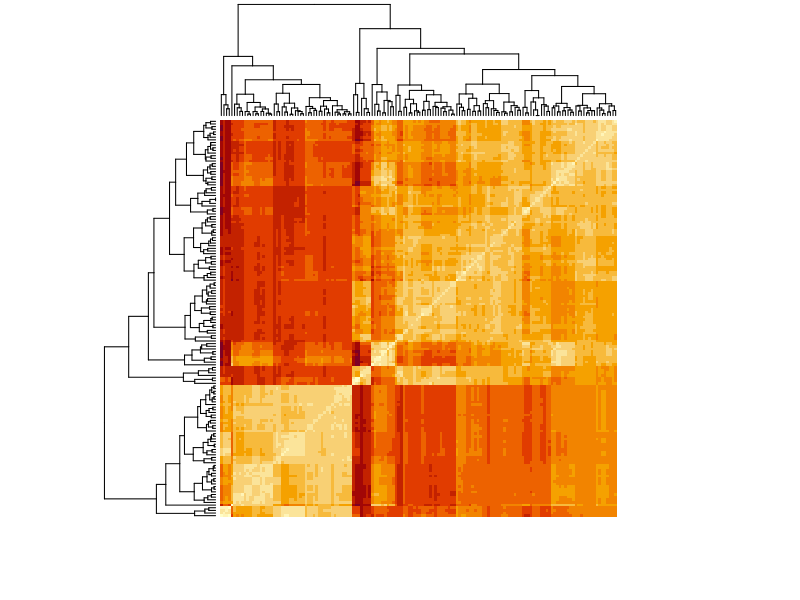
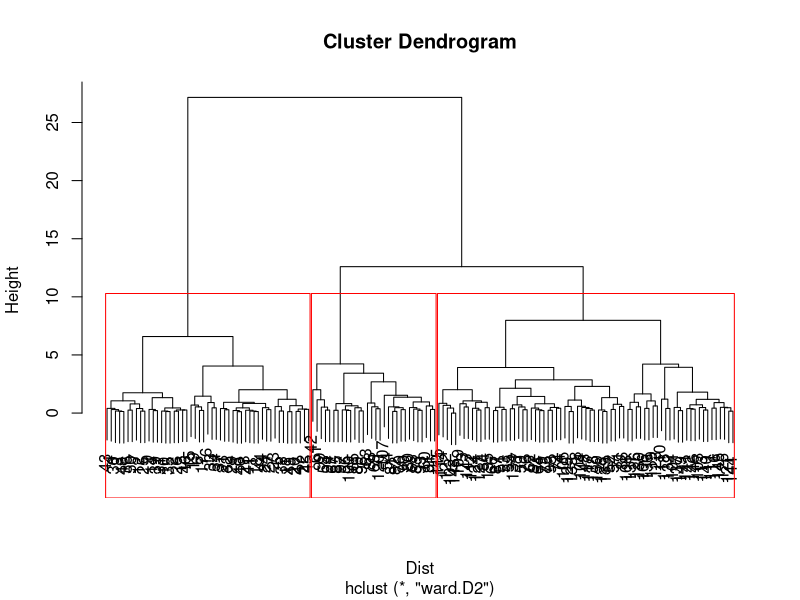
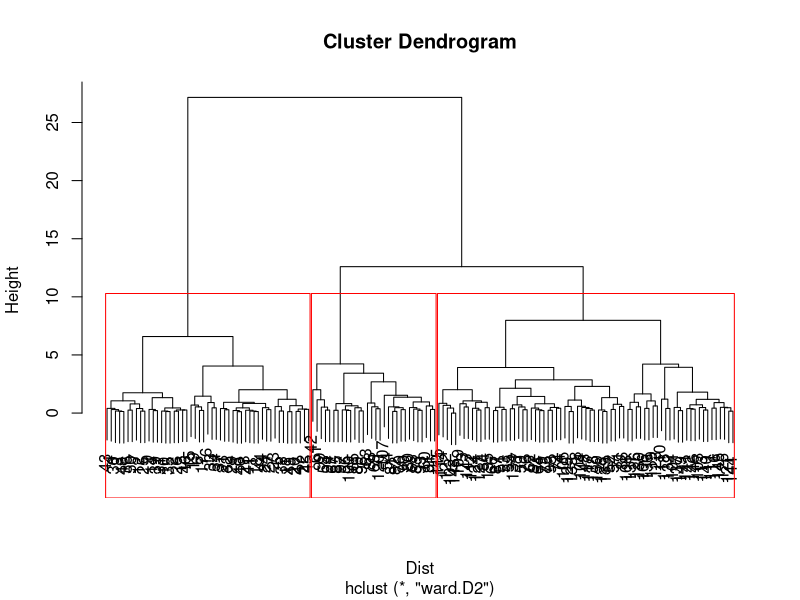
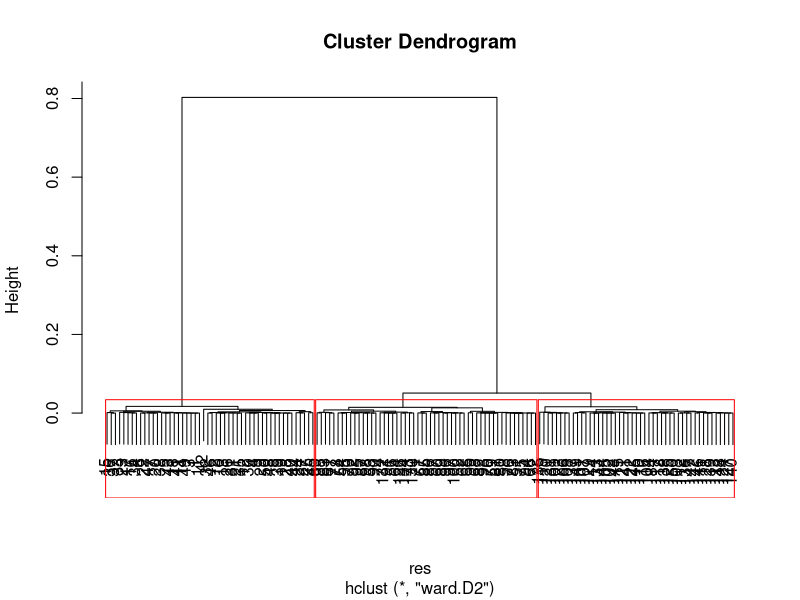

These figures' R source, in order: (Note: this script raises an error after producing the figures.)

# chapter 8 ==========================================================

# 8.1 数据挖掘的一般流程 =============================================

# 8.2 Clustering 聚类 ================================================

# 8.2.1 Hierarchical clustering 层次聚类 =============================

## 层次聚类也成为系统聚类，先把每个样本都单独作为一类，然后根据距离进行合并，
## 直到所有的样本都合并为一类；
## 聚类首先要清晰的定义样本之间的距离关系，计算类间距离的常用方法有以下六种：
## 最短距离法、最长距离法、类平均法、重心法、中间距离法、离差平方和法
## 用stats包中的hclust函数，该函数重要的参数包括：样本间的距离矩阵和计算类间距离的方法

## 用iris数据集，取前四个变量，标准化之后计算欧式距离矩阵：
data <- iris[,-5]
dataScale <- scale(data)
Dist <- dist(dataScale, method = "euclidean")

## 根据矩阵绘制热图
heatmap(as.matrix(Dist), labRow = F, labCol = F)

## 使用hclust函数建立聚类模型
clustemodel <- hclust(Dist, method = "ward.D2")
result <- cutree(clustemodel, k = 3)  #用cutree函数提取每个样本所属的类别
table(iris[, 5], result)  #观察聚类结果与真实分类的差别
plot(clustemodel)  #绘制聚类树图
rect.hclust(clustemodel, k = 3, border = 'red')

## 层次聚类的优缺点：
##（1）优点：基于距离矩阵进行聚类，不需要原始数据；可用于不同形状的聚类；
##          聚类前无需确定聚类个数
##（2）缺点：对异常点比较敏感，适用于较小规模的数据，不适合处理较大数据集

## 如果样本量很大，可以使用快速层次聚类fastcluster包
library("fastcluster")
clustemodel2 <- hclust(Dist, method = "ward.D2")
result <- cutree(clustemodel2, k = 3)  #用cutree函数提取每个样本所属的类别
table(iris[, 5], result)  #观察聚类结果与真实分类的差别
plot(clustemodel2)  #绘制聚类树图
rect.hclust(clustemodel2, k = 3, border = 'red')

## 聚类的关键是距离计算方法的选择，主要有：欧式距离\曼哈顿记录\两项距离\闵可夫斯基距离\
## 相关系数\夹角余弦\马氏距离……
## 必要时，还要考虑标准化和转换，也可以自定义距离矩阵

## 一些特别的距离要加载proxy包，如余弦距离
library("proxy")
res <- dist(data, method = "cosine")
clustemodel3 <- hclust(res, method = "ward.D2")
result <- cutree(clustemodel3, k = 3)  #用cutree函数提取每个样本所属的类别
table(iris[, 5], result)  #观察聚类结果与真实分类的差别
plot(clustemodel3)  #绘制聚类树图
rect.hclust(clustemodel3, k = 3, border = 'red')
## 用夹角余弦定义距离矩阵的聚类效果明显变好！！

## 对于二分类变量，可采用杰卡德(Jaccard)方法计算他们之间的距离
x <- c(0, 0, 1, 1, 1, 1)
y <- c(1, 0, 1, 1, 0, 1)
dist(rbind(x, y), method = "Jaccard")

## 如果要处理多个取值的分类变量，可以转成多个二分类变量，方法与因子变量转成哑变量一样

## 如果是分类变量和数值变量混合在一起，可以先用离差计算单个特征的距离，再进行合并计算
x <- c(0, 0, 1.2, 1, 0.5, 1, NA)
y <- c(1, 0, 2.3, 1, 0.9, 1, 1)
d <- abs(x - y)
dist <- sum(d[!is.na(d)])/6
dist


# 8.2.2 kmeans K均值聚类 =============================================

## K均值聚类又称为动态聚类，需要先确定聚类的个数，主要参数有：
## 数据对象\聚类个数\取随机初始中心的次数(默认为1)
clusteModel <- kmeans(dataScale, centers = 3, nstart = 10)
class(clusteModel)
table(iris$Species, clusteModel$cluster)

## kmeans函数默认采用欧氏距离，如果要使用其他距离计算方法，则使用cluster包的pam函数，
## 配合proxy包来计算
library("proxy")
library("cluster")
clusteModel2 <- pam(dataScale, k = 3, metric = "Mahalanobis")
clusteModel2$medoids
table(iris$Species, clusteModel2$clustering)

## 轮廓系数图和主成分散点图观察聚类效果
par(mfcol = c(1, 2))
plot(clusteModel2, which.plots = 2, main = "")
plot(clusteModel2, which.plots = 1, main = "")

## kmeans与pam的区别：kmeans的中心点是虚的，pam的中心点是真实的样本点；
## K均值聚类最初的类中心是随机选择的，这样可能会形成较差的聚类结果，如何改进使效果更好呢？
##（1）增加取随机初始中心的次数，nstart,如取值为10,20……
##（2）多做几次聚类；
##（3）先抽样，使用层次聚类确定初始的类中心
##（4）先聚成多个类，如10个，然后手工合并
##（5）采用两分法K均值聚类

## 如何确定合理的聚类个数K？
##（1）根据业务知识来确定
##（2）先用层次聚类来决定个数
##（3）对原始数据进行变换，如降维后再实施聚类
##（4）尝试多次聚类
##（5）根据聚类效果调整，如观察轮廓系数图
##（6）fpc包kmeansruns函数来自动探测最佳的聚类数
library("fpc")
pka <- kmeansruns(iris[, 1:4], krange = 2:6, critout = TRUE, runs = 2,criterion = "asw")
## 貌似聚成两类是最合适的？

## K均值聚类的优缺点和注意事项：
##（1）优点：快速简单
##（2）缺点：不合适非球形数据

## cluster扩展包中其他聚类函数：agnes—凝聚层次聚类；diana—划分层次聚类；fanny—模糊聚类

# 8.2.3 基于密度的聚类 ===============================================
## K均值聚类不适用于非球形的聚类，对于非球形聚类，我们需要用基于密度的聚类，
## 常用的是DBSCAN方法
x1 <- seq(0, pi, length.out = 100)
y1 <- sin(x1) + 0.1 * rnorm(100)
x2 <- 1.5 + seq(0, pi, length.out = 100)
y2 <- cos(x2) + 0.1 * rnorm(100)
data <- data.frame(c(x1, x2),c(y1, y2))
names(data) <- c("x", "y")
model1 <- kmeans(data,centers = 2,nstart = 10)
library(ggplot2)
ggplot(data, aes(x, y)) + geom_point(color = model1$cluster)
## 从聚类的结果可以看出，数据其实有很明显的分布特征，但是K均值聚类不能识别这种特征

## 用基于密度的聚类来做
library(fpc)
model2 <- dbscan(data, eps = 0.3, MinPts = 4)   #关键在于设置合理的eps和MinPts这两个参数
ggplot(data, aes(x, y)) + geom_point(color = model2$cluster)

# 8.2.4 自组织映射 ===================================================
##自组织映射SOM不仅是一种聚类技术，也是一种降维可视化技术
library(kohonen)
data <- as.matrix(iris[, -5])
somModel <- som(data, grid = somgrid(15, 10, "hexagonal"))
par(mfcol = c(1, 1))
plot(somModel, ncolors = 10, type = "dist.neighbours")

## 将原本的类别信息添加到图中
irisclass <- as.numeric(iris[, 5])
plot(somModel, type = "mapping", labels = irisclass, 
     col = irisclass + 3, main = "mapping plot")

# 8.3 Classification分类 =============================================
set.seed(1)
library("mlbench")
data(PimaIndiansDiabetes2)
data <- PimaIndiansDiabetes2
library("caret")
preprocvalues <- preProcess(data[, -9])
